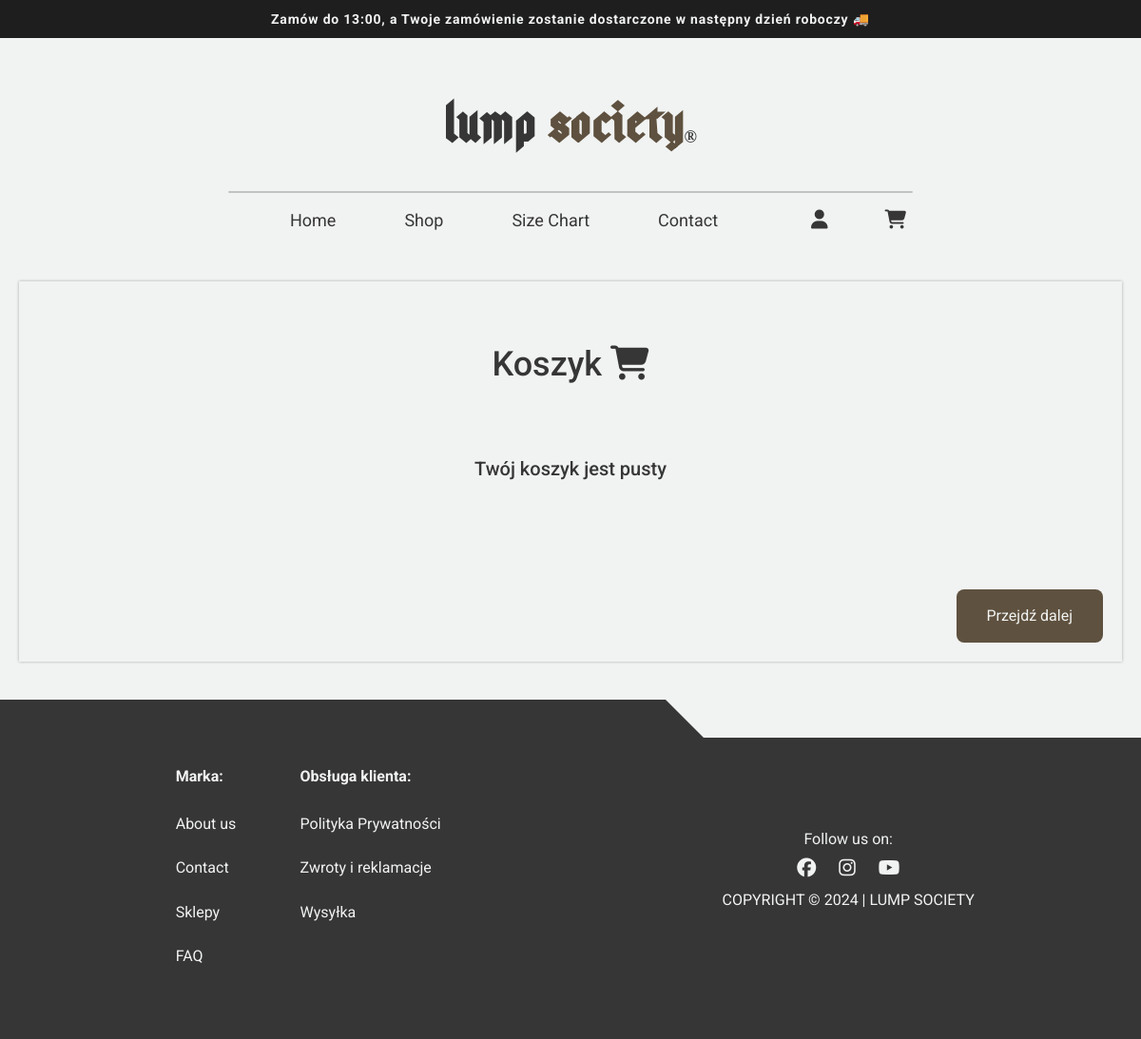
/cart.php (signed in), run on an earlier commit of the app's database.
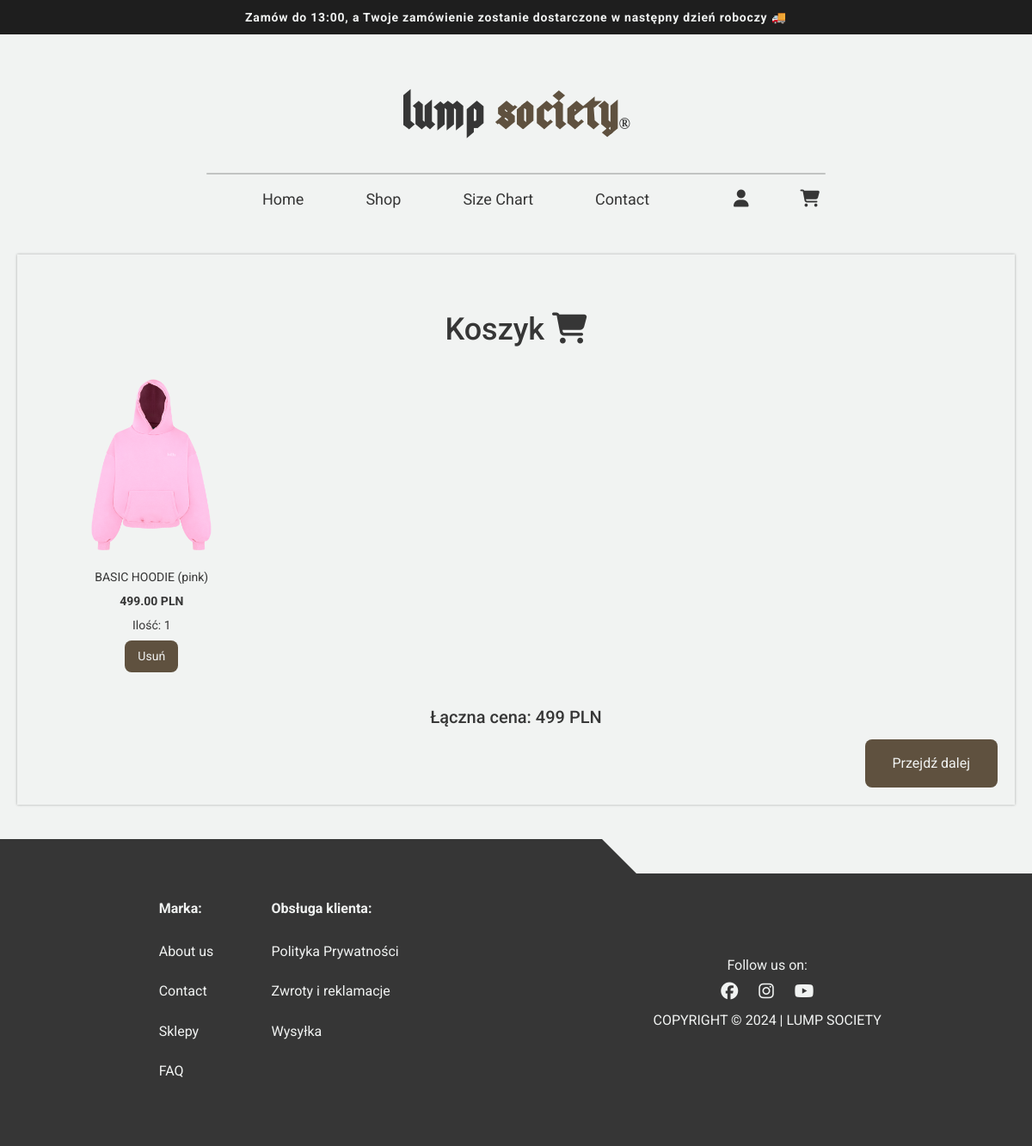
And on a later commit of the database.
### tables this page shows
CREATE TABLE `cart` (
  `cart_id` int(11) NOT NULL,
  `user_id` int(11) DEFAULT NULL,
  `product_id` int(11) DEFAULT NULL,
  `quantity` int(11) DEFAULT 1
);

CREATE TABLE `products` (
  `product_id` int(11) NOT NULL,
  `name` varchar(255) NOT NULL,
  `price` decimal(10,2) NOT NULL,
  `photo_url` varchar(255) DEFAULT NULL,
  `photo_alt` varchar(255) NOT NULL,
  `stock_quantity` int(11) NOT NULL,
  `category` set('tops','bottoms','accesories') NOT NULL,
  `add_date` date NOT NULL DEFAULT current_timestamp()
);

### cart.php (the view, shortened to what this page needs)
<?php
require 'database_connection.php';
$user_id = $_SESSION['user_id'];
$query = $conn->prepare("SELECT products.product_id, products.name, products.price, products.photo_url, products.photo_alt, cart.quantity FROM cart JOIN products ON cart.product_id = products.product_id WHERE cart.user_id = ?");
$query->bind_param('i', $user_id);
$query->execute();
$result = $query->get_result();
$total_price = 0;
?>
<!DOCTYPE html>
<html lang="pl">
<head>
    <link href="https://cdn.jsdelivr.net/npm/bootstrap@5.3.3/dist/css/bootstrap.min.css" rel="stylesheet">
    <link rel="stylesheet" href="./dist/css/style.min.css">
</head>
<body>
    <div class="info flex-center">
        <p class="info2">Zamów do 13:00, a Twoje zamówienie zostanie dostarczone w następny dzień roboczy 🚚</p>
    </div>
    <header class="header">
        <div class="header__brand">
            <a href="#">Lump <span>Society</span><span class="r-mark">®</span></a>
        </div>
    </header>
    <nav class="nav">
        <div class="nav__items">
            <a href="./index.php" class="nav__item">Home</a>
            <a href="./shop.php" class="nav__item">Shop</a>
            <a href="./size-chart.php" class="nav__item">Size Chart</a>
            <a href="./contact.php" class="nav__item">Contact</a>
        </div>
        <div class="nav__ui">
            <?php
            if (isset($_SESSION['user_id']) && ($_SESSION['is_admin'] == 1)) {
                echo "<a href='./admin_panel.php' class='nav__btn login-btn'><i class='fa-solid fa-user'></i></a>";
            } else if (isset($_SESSION['user_id']) && ($_SESSION['is_admin'] != 1)) {
                echo "<a href='./user_panel.php' class='nav__btn login-btn'><i class='fa-solid fa-user'></i></a>";
            } else {
                echo "<a href='./login_page.php' class='nav__btn login-btn'><i class='fa-solid fa-user'></i></a>";
            }
            ?>
            <a href="cart.php" class="nav__btn cart-btn"><i class="fa-solid fa-cart-shopping"></i></a>
        </div>
    </nav>
    <section class="wrapper section-padding flex-center">
        <div class="user-panel cart">
            <a href="#" class="cart__btn cart__btn--a">Przejdź dalej</a>
            <h1>Koszyk <i class="fa-solid fa-cart-shopping"></i></h1>
            <div class="products">
                <div class="new-items">
                    <?php
                    if ($result->num_rows > 0) {
                        while ($row = $result->fetch_assoc()) {
                            echo "<div class='item' href='product.php?product_id=" . $row['product_id'] . "'>";
                            echo "<div class='item__top'>";
                            echo "<img src='" . $row['photo_url'] . "' alt='" . $row['name'] . "'>";
                            echo "</div>";
                            echo " <div class='item__bot'>";
                            echo "<span class='item__name'>" . $row['name'] . "</span>";
                            echo "<span class='bold'>" . $row['price'] . " PLN</span>";
                            echo "<span>Ilość: " . $row['quantity'] . "</span>";
                            echo " <form action='php/remove_from_cart.php' method='POST'>";
                            echo " <button class='cart__btn' type='submit'>Usuń</button>";
                            echo " </form>";
                            echo "</div>";
                            echo "</div>";
                            $total_price += $row['price'] * $row['quantity'];
                        }
                        echo "</div>";
                        echo "</div>";
                        echo "<h2>Łączna cena: " . $total_price . " PLN</h2>";
                    } else {
                        echo "</div>";
                        echo "</div>";
                        echo "<h2 class='cart__info'>Twój koszyk jest pusty</h2>";
                    }
                    ?>
                </div>
    </section>
    <footer class="footer section-padding">
        <div class="wrapper footer__content">
            <div class="footer__links">
                <div class="brand">
                    <p class="footer__title">Marka:</p>
                    <a class="link" href="./about_us.php">About us</a>
                    <a class="link" href="./contact.php">Contact</a>
                    <a class="link" href="./shops.php">Sklepy</a>
                    <a class="link" href="./FAQ.php">FAQ</a>
                </div>
                <div class="customer-service">
                    <p class="footer__title">Obsługa klienta:</p>
                    <a href="./pp.php" class="link">Polityka Prywatności</a>
                    <a href="./return.php" class="link">Zwroty i reklamacje</a>
                    <a href="./ship.php" class="link">Wysyłka</a>
                </div>
            </div>
            <div class="footer__socials">
                <p>Follow us on:</p>
                <span>
                    <a href="https://www.facebook.com/profile.php?id=100076352437709"><i class="fa-brands fa-facebook" target="_blank"></i></a>
                    <a href="https://sadeczanin.info/rozmaitosci/falszywy-patron-w-googlowskich-mapach-piotr-ladyga-trolluje-tez-w-nowym-saczu" target="_blank"><i class="fa-brands fa-instagram"></i></a>
                    <a href="https://www.youtube.com/watch?v=OjNpRbNdR7E" target="_blank"><i class="fa-brands fa-youtube"></i></a>
                </span>
                <p>COPYRIGHT &copy; <span class="year"></span> | LUMP SOCIETY</p>
            </div>
        </div>
        <div class="white-block"></div>
    </footer>
</body>
</html>

What changed in the data, as far as the page shows it:
added cart: product.photo_url (picture), product.name "BASIC HOODIE (pink)", product.price "499.00", quantity "1"
Also different on the page:
$total_price: (not shown) → "499"
text no longer shown: "Twój koszyk jest pusty"
text now shown: "Łączna cena: PLN"
